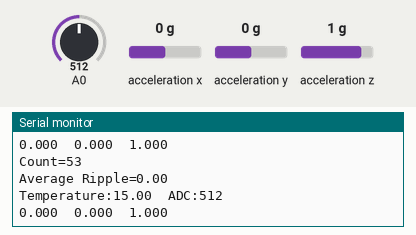
Simulated run of this sketch. Board: ESP8266 (NodeMCU). Parts: the last lines printed to the serial monitor. The test bench sets the inputs (shaded band); at power-on: A0 = 512, acceleration x 0 g, acceleration y 0 g, acceleration z 1 g. WiFi joins after 1.5 s; servers stay silent unless stated.

Above: at 5.7 s.
5.8 s: A0 set to 353
At 6.8 s:
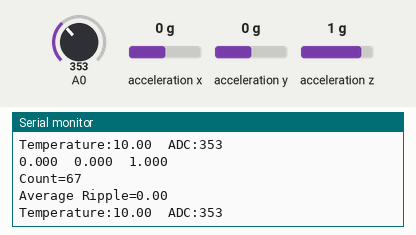
8.8 s: A0 set to 324
At 9.7 s:
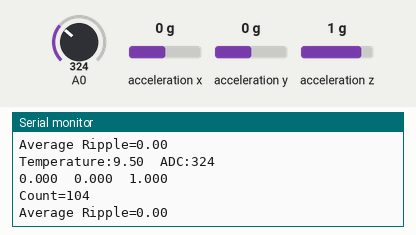
17.8 s: A0 set to 104
At 18.7 s:
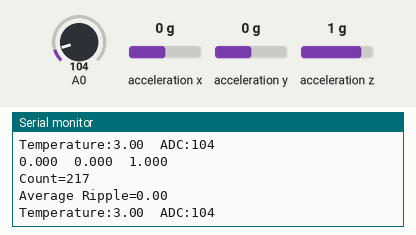
19.3 s: A0 set to 94
At 20.0 s:
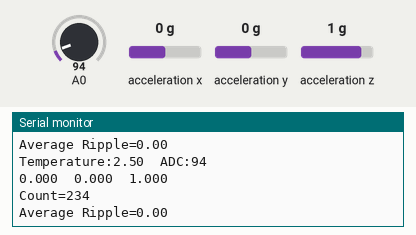
Timing chart, 0 to 22.3 s (numbered marks = the images above; inputs shaded):
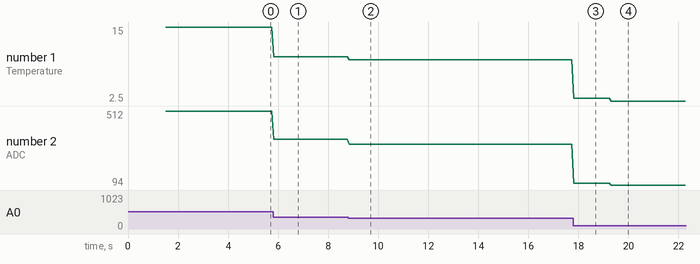

Measured:
- the behaviour switches between 340 and 339 on A0 (found by bisection; images 1 and 2)
- the behaviour switches between 100 and 99 on A0 (found by bisection; images 3 and 4)
- after the input at 5.8 s, the serial monitor: prints a new line at once (image 1)
- after the input at 17.8 s, the serial monitor: prints a new line at once (image 3)
- plotted number 1: 15 → 10 after the input at 5.8 s, 9.5 → 3 after the input at 17.8 s
- plotted number 2: 512 → 353 after the input at 5.8 s, 324 → 104 after the input at 17.8 s

The sketch:

Floater.ino
```cpp
#include <Wire.h>                                                                               //Necessary for starting I2C communications
#include <ESP8266WiFi.h>                                                                        //Necessary for WiFi communications
#include <WiFiUDP.h>                                                                            //Necessary for UDP protocol
#include "SparkFun_MMA8452Q.h"                                                                  //Necessary for getting date from Accelerometer
#include <stdlib.h>                                                                             //Necessary for converting INT for String

MMA8452Q accel;                                                                                 //Create the instance of the MMA8452Q(Accelerometer)
#define time_m_ripple 30                                                                        //Time that takes to calculate the average Ripple in seconds(longest time better accuracy)

const char* apIP = "192.168.4.22";                                                              //IP of the access point
unsigned int UDPPort = 2390;                                                                    //UDP port for communication UDP beetween devices

WiFiUDP Udp;                                                                                    //Create the instance of the WiFiUDP

int count = 0;                                                                                  //Variable that counts time
float temp = 0;                                                                                 //that stores temperature
float maxi = -9;                                                                                //stores maximum read value of the accelerometer
float mini = 9;                                                                                 //stores minimum read value of the accelerometer
float ripple = 0;                                                                               //Stores the ripple value
float ripple_m = 0;                                                                             //Stores the ripple mean value


void setup() {
  Serial.begin(9600);                                                                           //Begin serial communications at 9600 Baud Rate
  Wire.begin();                                                                                 //Initialize I2C communication
  WiFi.begin("ESP8266_AP");                                                                     //Joins WiFi network with the ID "ESP8266_AP"

  while (WiFi.status() != WL_CONNECTED) {                                                       //Waits until device is succesfull connect to the network
    delay(500);
    Serial.print(".");
  }
  Serial.println("\n WiFi connected");
  Serial.println("IP address: " + WiFi.localIP().toString());                                   //Shows the IP of this device
  Udp.begin(UDPPort);                                                                           //Starts UDP protocol with the port Defined

  if (accel.begin() == false) {                                                                 //Waits until device connects successfully to the accelerometer
    Serial.println("Not Connected. Please check connections and read the hookup guide.");
    while (1);
  }
}


void send_flag(){                                                                               //This function depending on the average Ripple value, sends an 3, 2 or 1 to the other device
  Serial.print((String)"Average Ripple="+ripple_m+"\n");                                        //3 - Red Flag
  if (ripple_m>2){                  //Red                                                       //2 - Yellow Flag
    Udp.beginPacket(apIP, UDPPort);                                                             //1 - Green Flag
    Udp.write("3");
    Udp.endPacket();
  }
  else if (ripple_m>1){             //Yellow
    Udp.beginPacket(apIP, UDPPort);
    Udp.write("2");
    Udp.endPacket();
  }
  else {                            //Green
    Udp.beginPacket(apIP, UDPPort);
    Udp.write("1");
    Udp.endPacket();
  }
}


void mean_ripple(){
  float Z = 0;
  if(count%10==0){                                                                              //Each 10 increments of count read Z axis of the accelerometer and registers the maximum and minimum value of the ripple
    Z = accel.getCalculatedZ();
    if (Z>maxi){
      maxi = Z;
    }
    else if (Z<mini){
      mini = Z;
    }
  }

  if (count%100==0){                                                                            //Each 100 increments, calculates the difference between the maximum and the minimum and adds that value to the value inside ripple, it stores the result in ripple
    ripple += (maxi-mini);

    if (count==(time_m_ripple*10)){                                                             //Each every average ripple time *10 calulates the average ripple and resets count and ripple
      Serial.print((String)"\t The mean ripple is:"+(ripple/(time_m_ripple/10))+"\n");
      ripple_m = ripple/(time_m_ripple/10);
      count = 0;
      ripple = 0;
    }

    Serial.print((String)"\t Peak Values:"+(maxi-mini)+"\n");
    maxi = -9;                                                                                  //Reset maximum and minimum values
    mini = 9;
    }
  Serial.print((String)"\nCount="+count+"\n");
}


void loop() {
  char temp_str[5];                                                                              //This buffer will store the temperature value converted to string
  count++;
  temp = ((analogRead(A0)/17)*0.5)*10;                                                           //Formula that gives temperature times 10 based on adc current state
  itoa(temp,temp_str,10);                                                                        //Converts temperature INT value to string

  Udp.beginPacket(apIP, UDPPort);                                                                //Sends temperature in format string to the other device
  Udp.write(temp_str);
  Udp.endPacket();

  Serial.print("Temperature:");
  Serial.print(temp/10);
  Serial.print("  ADC:");
  Serial.print(analogRead(A0));
  Serial.print("\n");

  if (accel.available()) {                                                                      //Shows on the serial monitor the values in real time of the accelarometer
    Serial.print(accel.getCalculatedX(), 3);
    Serial.print("\t");
    Serial.print(accel.getCalculatedY(), 3);
    Serial.print("\t");
    Serial.print(accel.getCalculatedZ(), 3);
    Serial.println();
  }

  mean_ripple();                                                                                //Calls the function that calulates the mean ripple
  send_flag();                                                                                  //Calls the function that sends the flag to the other device
  /*delay(100);*/                                                                               //For the sake of presentation purposes we will not use this delay, but for practical purposes it would be used
}
```
